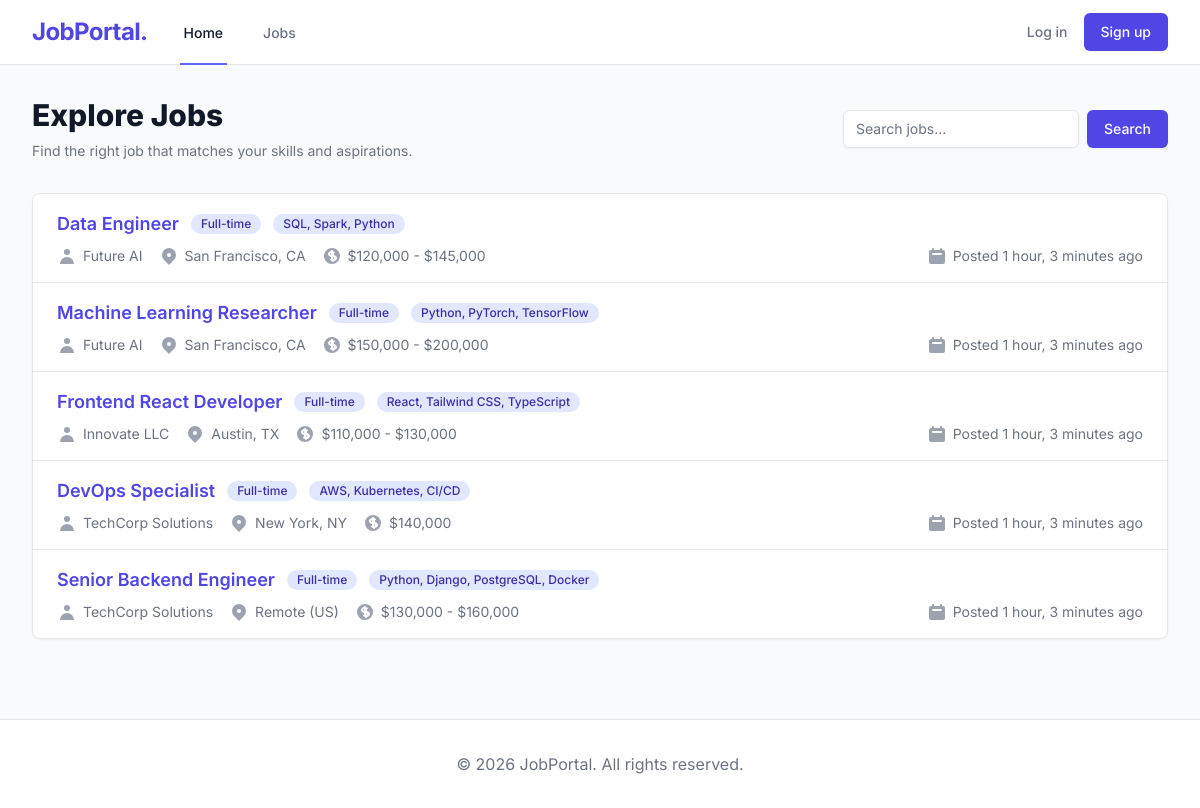
Screenshot of /jobs/ with the database file from the repository.
### jobs/models.py (models this page shows, shortened)
class Job(models.Model):
    JOB_TYPE_CHOICES = (
        ('Full-time', 'Full-time'),
        ('Part-time', 'Part-time'),
        ('Remote', 'Remote'),
        ('Contract', 'Contract'),
    )
    recruiter = models.ForeignKey(User, on_delete=models.CASCADE, related_name='posted_jobs')
    title = models.CharField(max_length=200)
    company_name = models.CharField(max_length=200, blank=True, null=True)
    location = models.CharField(max_length=150)
    salary = models.CharField(max_length=100, blank=True, null=True)
    skills = models.CharField(max_length=255, blank=True, null=True)
    description = models.TextField()
    job_type = models.CharField(max_length=50, choices=JOB_TYPE_CHOICES, default='Full-time')
    posted_on = models.DateTimeField(auto_now_add=True)
    is_active = models.BooleanField(default=True)
    class Meta:
        ordering = ['-posted_on']

class Company(models.Model):
    owner = models.OneToOneField(User, on_delete=models.CASCADE, related_name='company')
    name = models.CharField(max_length=200)
    logo = models.ImageField(upload_to='company_logos/', blank=True, null=True)
    website = models.URLField(blank=True, null=True)
    location = models.CharField(max_length=200, blank=True, null=True)
    description = models.TextField(blank=True, null=True)

### jobs/views.py (the view)
# urls.py: path('', views.JobListView.as_view(), name='job_list'),
class JobListView(ListView):
    model = Job
    template_name = 'jobs/job_list.html'
    context_object_name = 'jobs'
    paginate_by = 10
    def get_queryset(self):
        queryset = super().get_queryset().filter(is_active=True)
        query = self.request.GET.get('q')
        if query:
            queryset = queryset.filter(
                Q(title__icontains=query) |
                Q(description__icontains=query) |
                Q(location__icontains=query)
            )
        return queryset
    def get_context_data(self, **kwargs):
        context = super().get_context_data(**kwargs)
        if self.request.user.is_authenticated and hasattr(self.request.user, 'profile') and self.request.user.profile.role == 'CANDIDATE':
            saved_job_ids = SavedJob.objects.filter(user=self.request.user).values_list('job_id', flat=True)
            context['saved_job_ids'] = list(saved_job_ids)
        else:
            context['saved_job_ids'] = []
        return context

### templates/jobs/job_list.html (shortened to what this page needs)
{% extends 'base.html' %}
{% block content %}
<div class="max-w-7xl mx-auto px-4 sm:px-6 lg:px-8 py-8">
    <div class="mb-8 flex flex-col md:flex-row md:items-center md:justify-between">
        <div>
            <h2 class="text-3xl font-extrabold text-gray-900">Explore Jobs</h2>
            <p class="mt-2 text-sm text-gray-500">Find the right job that matches your skills and aspirations.</p>
        </div>
        <div class="mt-4 md:mt-0">
            <form method="GET" class="flex space-x-2">
                <input type="text" name="q" value="{{ request.GET.q }}" placeholder="Search jobs..." class="input-field">
                <button type="submit" class="btn-primary">
                    Search
                </button>
            </form>
        </div>
    </div>
    <div class="card">
        <ul class="divide-y divide-gray-200">
            {% for job in jobs %}
                <li>
                    <a href="{% url 'job_detail' job.id %}" class="block hover:bg-gray-50 transition-colors">
                        <div class="px-4 py-4 sm:px-6">
                            <div class="flex items-center justify-between">
                                <div class="flex items-center space-x-3">
                                    <p class="text-lg font-semibold text-indigo-600 truncate">{{ job.title }}</p>
                                    <p class="badge">
                                        {{ job.job_type }}
                                    </p>
                                    <p class="badge">
                                        {{ job.skills }}
                                    </p>
                                </div>
                            </div>
                            <div class="mt-2 sm:flex sm:justify-between">
                                <div class="sm:flex text-sm text-gray-500 space-x-4">
                                    <p class="flex items-center">
                                        <svg class="flex-shrink-0 mr-1.5 h-5 w-5 text-gray-400" xmlns="http://www.w3.org/2000/svg" viewBox="0 0 20 20" fill="currentColor" aria-hidden="true">
                                          <path fill-rule="evenodd" d="M10 9a3 3 0 100-6 3 3 0 000 6zm-7 9a7 7 0 1114 0H3z" clip-rule="evenodd" />
                                        </svg>
                                        {% if job.company_name %}
                                            <object><span class="font-medium text-gray-900">{{ job.company_name }}</span></object>
                                        {% elif job.recruiter.company %}
                                            <object><a href="{% url 'company_detail' job.recruiter.company.id %}" class="hover:text-indigo-600 hover:underline">{{ job.recruiter.company.name }}</a></object>
                                        {% else %}
                                            {{ job.recruiter.username }}
                                        {% endif %}
                                    </p>
                                    <p class="flex items-center">
                                        <svg class="flex-shrink-0 mr-1.5 h-5 w-5 text-gray-400" xmlns="http://www.w3.org/2000/svg" viewBox="0 0 20 20" fill="currentColor" aria-hidden="true">
                                          <path fill-rule="evenodd" d="M5.05 4.05a7 7 0 119.9 9.9L10 18.9l-4.95-4.95a7 7 0 010-9.9zM10 11a2 2 0 100-4 2 2 0 000 4z" clip-rule="evenodd" />
                                        </svg>
                                        {{ job.location }}
                                    </p>
                                    {% if job.salary %}
                                    <p class="flex items-center">
                                        {{ job.salary }}
                                    </p>
                                    {% endif %}
                                </div>
                                <div class="mt-2 flex items-center text-sm text-gray-500 sm:mt-0">
                                    <p>Posted <time datetime="{{ job.posted_on|date:'Y-m-d' }}">{{ job.posted_on|timesince }} ago</time></p>
                                </div>
                            </div>
                        </div>
                    </a>
                </li>
            {% empty %}
                <li class="px-4 py-12 text-center text-gray-500">
                    No jobs found matching your criteria.
                </li>
            {% endfor %}
        </ul>
    </div>
</div>
{% endblock %}

### templates/base.html (style rules this page uses)
body { font-family: 'Inter', sans-serif; background-color: theme('colors.brand.bg'); color: theme('colors.brand.text'); }

### rows the page displays
Job: title "Data Engineer", job_type "Full-time", skills "SQL, Spark, Python", recruiter.company.name "Future AI", location "San Francisco, CA", salary "$120,000 - $145,000", posted_on "1 hour, 3 minutes"
Job: title "Machine Learning Researcher", job_type "Full-time", skills "Python, PyTorch, TensorFlow", recruiter.company.name "Future AI", location "San Francisco, CA", salary "$150,000 - $200,000", posted_on "1 hour, 3 minutes"
Job: title "Frontend React Developer", job_type "Full-time", skills "React, Tailwind CSS, TypeScript", recruiter.company.name "Innovate LLC", location "Austin, TX", salary "$110,000 - $130,000", posted_on "1 hour, 3 minutes"
Job: title "DevOps Specialist", job_type "Full-time", skills "AWS, Kubernetes, CI/CD", recruiter.company.name "TechCorp Solutions", location "New York, NY", salary "$140,000", posted_on "1 hour, 3 minutes"
Job: title "Senior Backend Engineer", job_type "Full-time", skills "Python, Django, PostgreSQL, Docker", recruiter.company.name "TechCorp Solutions", location "Remote (US)", salary "$130,000 - $160,000", posted_on "1 hour, 3 minutes"
